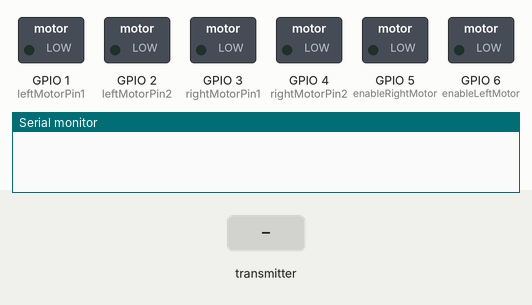
A sketch run on a simulated ESP8266 (NodeMCU). Parts: switched loads named in the sketch (green lamp = pin HIGH), the last lines printed to the serial monitor. Dashed ring = blinking. The test bench sets the inputs (shaded band).

Above: at 1.2 s.
1.3 s: the transmitter starts sending switchPressed = 1
At 2.05 s:
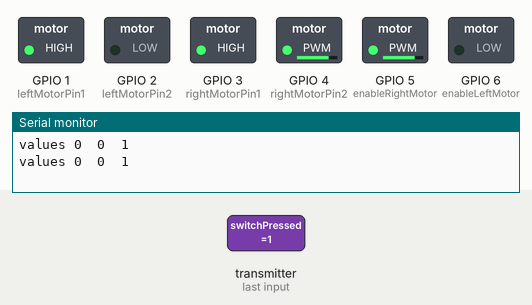
4.3 s: the transmitter starts sending xAxisValue = 64
At 4.55 s:
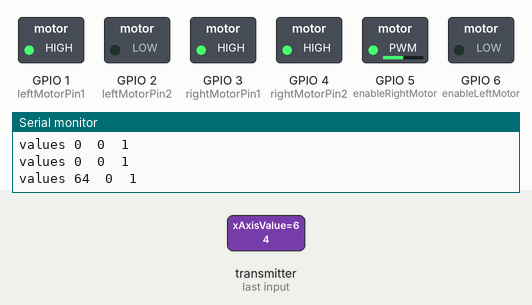
7.3 s: the transmitter starts sending yAxisValue = 128
At 8.05 s:
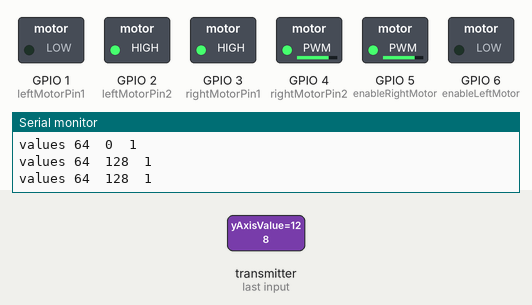
10.3 s: the transmitter starts sending xAxisValue = 0
13.3 s: the transmitter starts sending yAxisValue = 255
At 13.55 s:
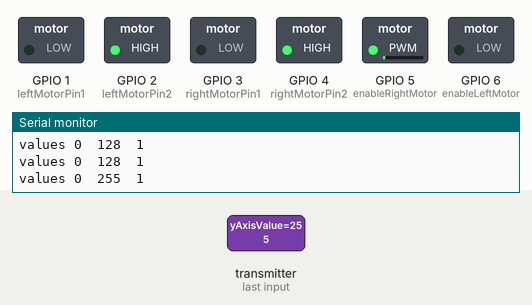
16.3 s: the transmitter starts sending xAxisValue = 255
Timing chart, 0 to 20.3 s (numbered marks = the images above; inputs shaded):
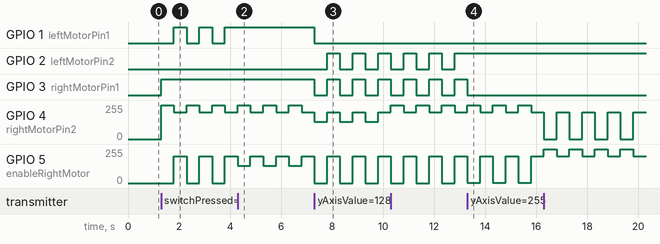

Measured:
- after the input at 1.3 s, GPIO 1 (leftMotorPin1): alternates HIGH for 0.50 s and LOW for 0.50 s, starting after 0.50 s; GPIO 3 (rightMotorPin1): LOW → HIGH at once
- after the input at 4.3 s, GPIO 1 (leftMotorPin1): stops changing and stays HIGH
- after the input at 7.3 s, GPIO 1 (leftMotorPin1): HIGH → LOW at once; GPIO 2 (leftMotorPin2): alternates HIGH for 0.50 s and LOW for 0.50 s, starting after 0.50 s; GPIO 3 (rightMotorPin1): alternates HIGH for 0.50 s and LOW for 0.50 s, starting at once
- after the input at 13.3 s, GPIO 2 (leftMotorPin2): stops changing and stays HIGH; GPIO 3 (rightMotorPin1): goes on until 13.3 s, then stays LOW

The sketch:

ESPNOW_ESP8266_Car_RX.ino
```cpp
/*
  MODDER: @RED9030
*/
/*
  Title: ESPNOW ESP8266 CAR RX
  Este sketch permite la recepción de los datos mediante la comunicación ESP-NOW
  Carro control remoto usando protocolo espNOW 2.4GHz, 4 motores tracción trasera/delantera y giros.

  HardWare: ESP8266
*/

/*
  PINES: Luces D0,D7,D8 MOTOR_ENABLES ENA-D5 ENB-D6
*/

/*
 *****************************************************
 *    LIBRERIAS
 *****************************************************
*/
#include <espnow.h>
#include <ESP8266WiFi.h>

/*
 *****************************************************
 *    VARIABLES
 *****************************************************
*/
//Rear motor
int enableRightMotor=5;
int rightMotorPin1=3;
int rightMotorPin2=4;
//Front motor
int enableLeftMotor=6;
int leftMotorPin1=1;
int leftMotorPin2=2;

#define MAX_MOTOR_SPEED 200

const int PWMFreq = 1000; /* 1 KHz */
const int PWMResolution = 8;
const int rightMotorPWMSpeedChannel = 4;
const int leftMotorPWMSpeedChannel = 5;

#define SIGNAL_TIMEOUT 1000  // Este es el tiempo de espera de la señal en milisegundos. Restableceremos los datos si no hay señal
unsigned long lastRecvTime = 0;

struct PacketData
{
  byte xAxisValue;
  byte yAxisValue;
  byte switchPressed;
};
PacketData receiverData;

bool throttleAndSteeringMode = false; //Habilita la Dirección y aceleración

/*
 *****************************************************
 *    FUNCIONES
 *****************************************************
*/
// callback function that will be executed when data is received
void OnDataRecv(uint8_t * mac, uint8_t *incomingData, uint8_t len)
{
  if (len == 0)
  {
    return;
  }
  memcpy(&receiverData, incomingData, sizeof(receiverData));
  String inputData ;
  inputData = inputData + "values " + receiverData.xAxisValue + "  " + receiverData.yAxisValue + "  " + receiverData.switchPressed;
  Serial.println(inputData);
  if (receiverData.switchPressed == true)
  {
    if (throttleAndSteeringMode == false)
    {
      throttleAndSteeringMode = true;
    }
    else
    {
      throttleAndSteeringMode = false;
    }
  }

  if (throttleAndSteeringMode)
  {
    throttleAndSteeringMovements();
  }
  else
  {
    simpleMovements();
  }

  lastRecvTime = millis();
}

//Simple motor movements
void simpleMovements()
{
  if (receiverData.yAxisValue <= 75)       //Move car Forward
  {
    rotateMotor(MAX_MOTOR_SPEED, MAX_MOTOR_SPEED);
  }
  else if (receiverData.yAxisValue >= 175)   //Move car Backward
  {
    rotateMotor(-MAX_MOTOR_SPEED, -MAX_MOTOR_SPEED);
  }
  else if (receiverData.xAxisValue >= 175)  //Move car Right
  {
    rotateMotor(-MAX_MOTOR_SPEED, MAX_MOTOR_SPEED);
  }
  else if (receiverData.xAxisValue <= 75)   //Move car Left
  {
    rotateMotor(MAX_MOTOR_SPEED, -MAX_MOTOR_SPEED);
  }
  else                                      //Stop the car
  {
    rotateMotor(0, 0);
  }
}

//Direction and aceleration Movements
void throttleAndSteeringMovements()
{
  int throttle = map( receiverData.yAxisValue, 254, 0, -255, 255);
  int steering = map( receiverData.xAxisValue, 0, 254, -255, 255);
  int motorDirection = 1;

  if (throttle < 0)       //Move car backward
  {
    motorDirection = -1;
  }

  int rightMotorSpeed, leftMotorSpeed;
  rightMotorSpeed =  abs(throttle) - steering;
  leftMotorSpeed =  abs(throttle) + steering;
  rightMotorSpeed = constrain(rightMotorSpeed, 0, 255);
  leftMotorSpeed = constrain(leftMotorSpeed, 0, 255);

  rotateMotor(rightMotorSpeed * motorDirection, leftMotorSpeed * motorDirection);
}


//Rotación del vehículo
void rotateMotor(int rightMotorSpeed, int leftMotorSpeed)
{
  if (rightMotorSpeed < 0)
  {
    digitalWrite(rightMotorPin1,LOW);
    digitalWrite(rightMotorPin2,HIGH);
  }
  else if (rightMotorSpeed > 0)
  {
    digitalWrite(rightMotorPin1,HIGH);
    digitalWrite(rightMotorPin2,LOW);
  }
  else
  {
    digitalWrite(rightMotorPin1,LOW);
    digitalWrite(rightMotorPin2,LOW);
  }

  if (leftMotorSpeed < 0)
  {
    digitalWrite(leftMotorPin1,LOW);
    digitalWrite(leftMotorPin2,HIGH);
  }
  else if (leftMotorSpeed > 0)
  {
    digitalWrite(leftMotorPin1,HIGH);
    digitalWrite(leftMotorPin2,LOW);
  }
  else
  {
    digitalWrite(leftMotorPin1,LOW);
    digitalWrite(leftMotorPin2,LOW);
  }

  analogWrite(rightMotorPWMSpeedChannel,abs(rightMotorSpeed));
  analogWrite(leftMotorPWMSpeedChannel,abs(leftMotorSpeed));
}

void setUpPinModes()
{
  pinMode(enableRightMotor,OUTPUT);
  pinMode(rightMotorPin1,OUTPUT);
  pinMode(rightMotorPin2,OUTPUT);

  pinMode(enableLeftMotor,OUTPUT);
  pinMode(leftMotorPin1,OUTPUT);
  pinMode(leftMotorPin2,OUTPUT);

 /*
 //No necessary for esp8266
  //Set up PWM for motor speed
  ledcSetup(rightMotorPWMSpeedChannel, PWMFreq, PWMResolution);
  ledcSetup(leftMotorPWMSpeedChannel, PWMFreq, PWMResolution);
  ledcAttachPin(enableRightMotor, rightMotorPWMSpeedChannel);
  ledcAttachPin(enableLeftMotor, leftMotorPWMSpeedChannel);
 */
  rotateMotor(0, 0);
}

/*
 *****************************************************
 *    INICIO
 *****************************************************
*/
void setup()
{
  setUpPinModes();

  Serial.begin(115200);
  WiFi.mode(WIFI_STA);

  // Init ESP-NOW
  if (esp_now_init() != 0)
  {
    Serial.println("Error initializing ESP-NOW");
    return;
  }
  //esp_now_set_self_role(ESP_NOW_ROLE_SLAVE);
  esp_now_register_recv_cb(OnDataRecv);
}

/*
 *****************************************************
 *    REPETICIÓN
 *****************************************************
*/
void loop()
{
  //Check Signal lost.
  unsigned long now = millis();
  if ( now - lastRecvTime > SIGNAL_TIMEOUT )
  {
    rotateMotor(0, 0);
  }
}
```
